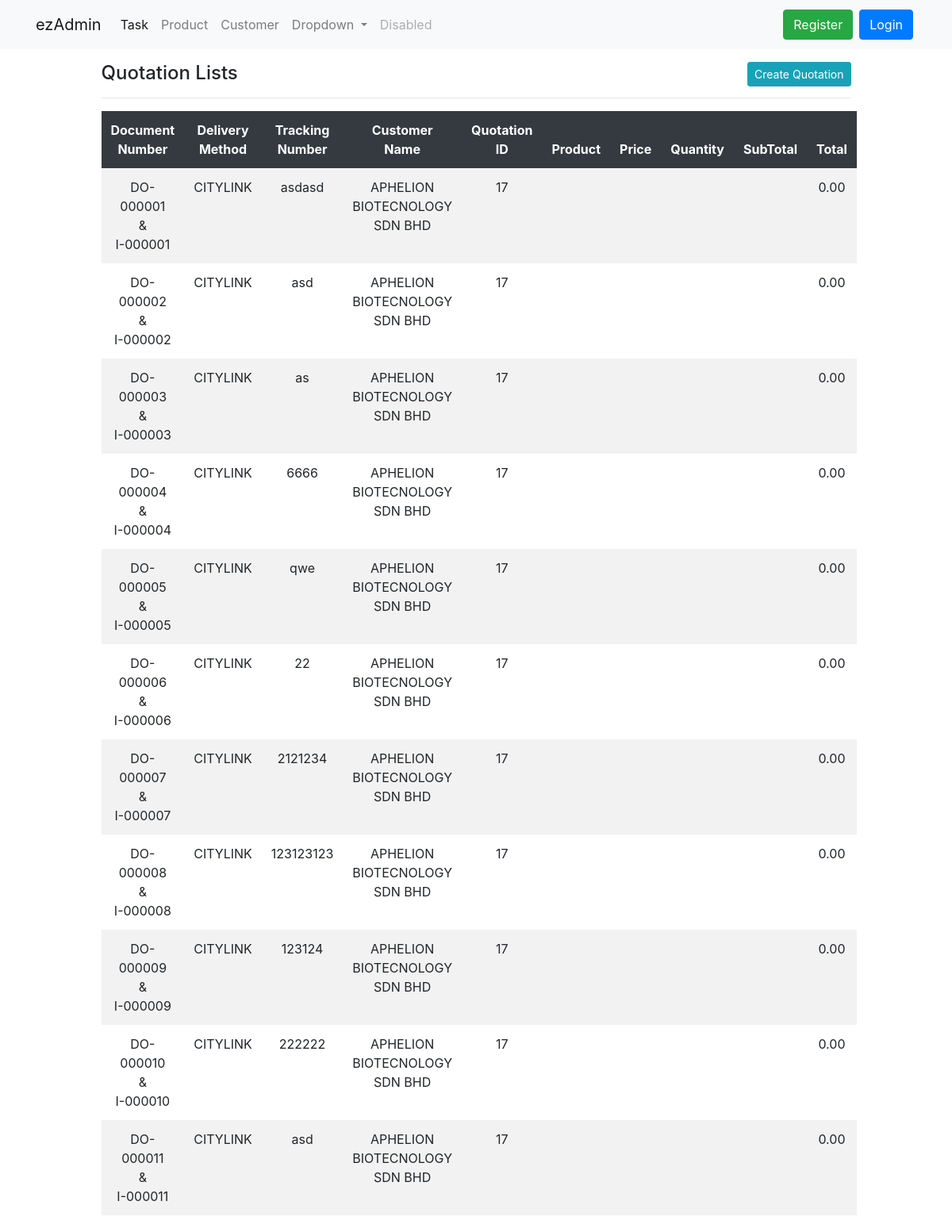
/task/order_execution/list, run on an earlier commit of the app's database.
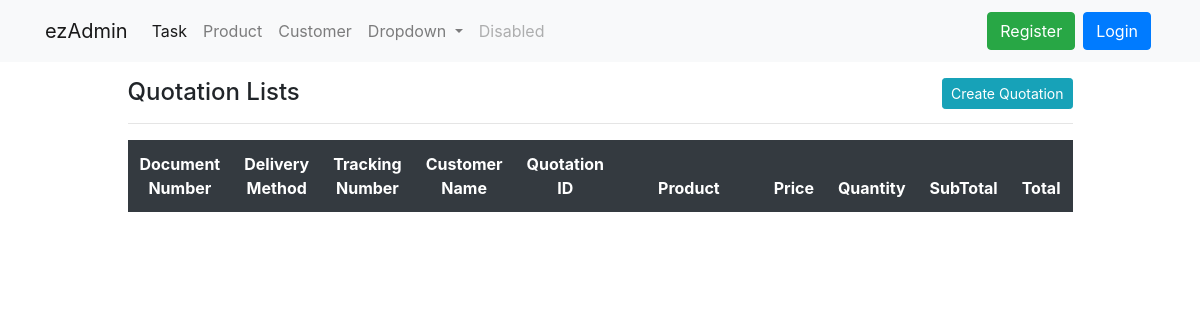
And on a later commit of the database.
### dashboard/models.py (models this page shows, shortened)
class OrderExecution(models.Model):
    quotation_id = models.ForeignKey(Quotation, on_delete = models.CASCADE, null = True)
    do_number = models.CharField(max_length=20, unique=True, blank=True, null=True)
    inv_number = models.CharField(max_length=20, unique=True, blank=True, null=True)
    delivery_method = models.ForeignKey(DeliveryMethod, on_delete = models.CASCADE)
    tracking_number = models.CharField(max_length = 100)
    create_date = models.DateTimeField(blank = True, null = True)
    update_date = models.DateTimeField(blank = True, null = True)

class DeliveryMethod(models.Model):
    name = models.CharField(max_length = 100)
    payment_term = models.CharField(max_length = 100)
    representative = models.CharField(max_length = 20)
    price_KG = models.PositiveIntegerField()
    create_date = models.DateTimeField(blank = True, null = True)
    update_date = models.DateTimeField(blank = True, null = True)
    def __str__(self):
        return self.name

class Quotation(models.Model):
    customer_id = models.ForeignKey(Customer, on_delete = models.CASCADE)
    doc_number =  models.CharField(unique = True, max_length = 200, blank= True, null= True)
    end_number = 0
    rev_number = 1
    create_date = models.DateTimeField(blank = True, null = True)
    update_date = models.DateTimeField(blank = True, null = True)

class Customer(models.Model):
    company_name = models.CharField(max_length = 100)
    name_acronym = models.CharField(max_length = 100, blank = True, null = True)
    address = models.CharField(max_length = 100)
    posscode = models.PositiveIntegerField(validators = [posscode_validator])
    email = models.CharField(max_length = 100, validators = [validate_email])
    pic_name = models.CharField(max_length = 100, null = True)
    phone_number = models.PositiveIntegerField(null = True)
    sales_person = models.ForeignKey(SalesPerson, on_delete = models.CASCADE)
    currency = models.ForeignKey(Currency, on_delete = models.CASCADE, null = True)
    create_date = models.DateTimeField(blank = True, null = True)
    update_date = models.DateTimeField(blank = True, null = True)
    def __str__(self):
        return self.company_name

### task/views.py (the view)
# urls.py: path('task/order_execution/list', views.order_execution_list, name = 'task-order-execution-list'),
def order_execution_list(request):
    order_executions = OrderExecution.objects.all().select_related('quotation_id__customer_id')
    context = {
        'order_executions': order_executions
        }
    return render(request, 'task/order-execution-list.html', context)

### templates/task/order-execution-list.html (shortened to what this page needs)
{% extends 'partials/base.html' %}
{% load custom_filters %}
{% load mathfilters %}
{% block content %}
<head>
</head>
<body>
    <div class="col-md-10 offset-md-1 table-responsive">
        {% load humanize %}
        <table class="table table-borderless table-striped table-hover">
            <span class="h4">Quotation Lists</span class="h4">
            <a class="btn btn-info btn-sm float-right" href="{% url 'task-quotation' %}">Create Quotation</a>
            <hr>
            <thead class = "thead-dark">
                <tr>
                    <th>Document Number</th>
                    <th>Delivery Method</th>
                    <th>Tracking Number</th>
                    <th>Customer Name</th>
                    <th>Quotation ID</th>
                    <th width = '200'>Product</th>
                    <th>Price</th>
                    <th>Quantity</th>
                    <th>SubTotal</th>
                    <th>Total</th>
                </tr>
            </thead>
            <tbody>
                <tr>
                    {% for order_execution in order_executions %}
                    <td>{{ order_execution.do_number }} <br> & <br>{{ order_execution.inv_number }}</td>
                    <td>{{ order_execution.delivery_method }}</td>
                    <td>{{ order_execution.tracking_number }}</td>
                    <td>{{ order_execution.quotation_id.customer_id }}</td>
                    <td>{{ order_execution.quotation_id.id }}</td>
                    <td width = '200'>
                    </td>
                    <td>
                    </td>
                    <td>
                    </td>
                    <td>
                        {% with total_price=0 %}
                    </td>
                    <td>
                        {{ total_price|floatformat:"2" }}
                    </td>
                    {% endwith %}
                </tr>
                {% endfor %}
            </tbody>
        </table>
    </div>
</body>
</html>
{% endblock %}

What changed in the data, as far as the page shows it:
removed OrderExecution: do_number "DO-000001", inv_number "I-000001", delivery_method "CITYLINK", tracking_number "asdasd", quotation_id.customer_id "APHELION BIOTECNOLOGY SDN BHD", quotation_id.id "17", total_price "0.00"
removed OrderExecution: do_number "DO-000002", inv_number "I-000002", delivery_method "CITYLINK", tracking_number "asd", quotation_id.customer_id "APHELION BIOTECNOLOGY SDN BHD", quotation_id.id "17", total_price "0.00"
removed OrderExecution: do_number "DO-000003", inv_number "I-000003", delivery_method "CITYLINK", tracking_number "as", quotation_id.customer_id "APHELION BIOTECNOLOGY SDN BHD", quotation_id.id "17", total_price "0.00"
removed OrderExecution: do_number "DO-000004", inv_number "I-000004", delivery_method "CITYLINK", tracking_number "6666", quotation_id.customer_id "APHELION BIOTECNOLOGY SDN BHD", quotation_id.id "17", total_price "0.00"
removed OrderExecution: do_number "DO-000005", inv_number "I-000005", delivery_method "CITYLINK", tracking_number "qwe", quotation_id.customer_id "APHELION BIOTECNOLOGY SDN BHD", quotation_id.id "17", total_price "0.00"
removed OrderExecution: do_number "DO-000006", inv_number "I-000006", delivery_method "CITYLINK", tracking_number "22", quotation_id.customer_id "APHELION BIOTECNOLOGY SDN BHD", quotation_id.id "17", total_price "0.00"
removed OrderExecution: do_number "DO-000007", inv_number "I-000007", delivery_method "CITYLINK", tracking_number "2121234", quotation_id.customer_id "APHELION BIOTECNOLOGY SDN BHD", quotation_id.id "17", total_price "0.00"
removed OrderExecution: do_number "DO-000008", inv_number "I-000008", delivery_method "CITYLINK", tracking_number "123123123", quotation_id.customer_id "APHELION BIOTECNOLOGY SDN BHD", quotation_id.id "17", total_price "0.00"
removed OrderExecution: do_number "DO-000009", inv_number "I-000009", delivery_method "CITYLINK", tracking_number "123124", quotation_id.customer_id "APHELION BIOTECNOLOGY SDN BHD", quotation_id.id "17", total_price "0.00"
removed OrderExecution: do_number "DO-000010", inv_number "I-000010", delivery_method "CITYLINK", tracking_number "222222", quotation_id.customer_id "APHELION BIOTECNOLOGY SDN BHD", quotation_id.id "17", total_price "0.00"
removed OrderExecution: do_number "DO-000011", inv_number "I-000011", delivery_method "CITYLINK", tracking_number "asd", quotation_id.customer_id "APHELION BIOTECNOLOGY SDN BHD", quotation_id.id "17", total_price "0.00"
